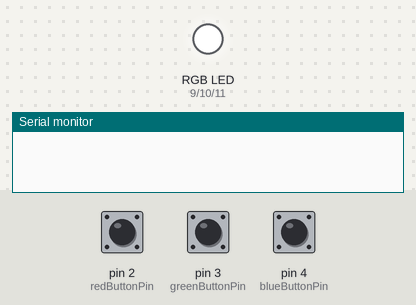
Bench run of a sketch on a simulated Arduino Uno, built with avr-gcc and run on an emulated ATmega328P. Shown: an RGB LED mixed from three pins (HIGH = lit), the last lines printed to the serial monitor. The test bench sets the inputs (shaded band); at power-on: pin 2 (redButtonPin) HIGH, pin 3 (greenButtonPin) HIGH, pin 4 (blueButtonPin) HIGH. Dim RGB values are drawn brighter than linear.

Above: at 1.2 s.
1.3 s: pin 2 (redButtonPin) pulled LOW for 1 s
At 3.4 s:
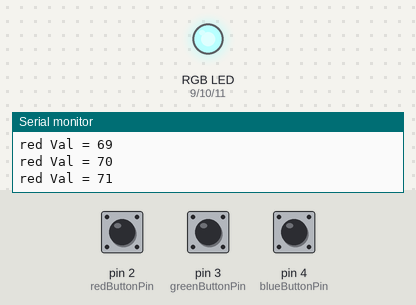
3.8 s: pin 3 (greenButtonPin) pulled LOW for 3.2 s
At 7.3 s:
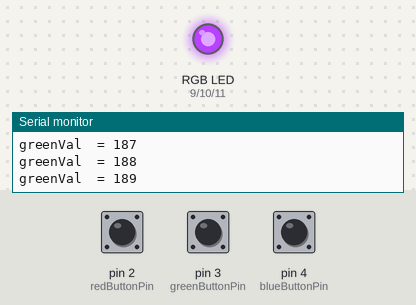
8.5 s: pin 4 (blueButtonPin) pulled LOW for 0.15 s
At 9.2 s:
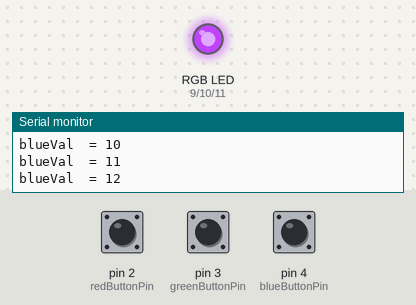
10.1 s: pin 3 (greenButtonPin) pulled LOW for 0.15 s
At 11.4 s:
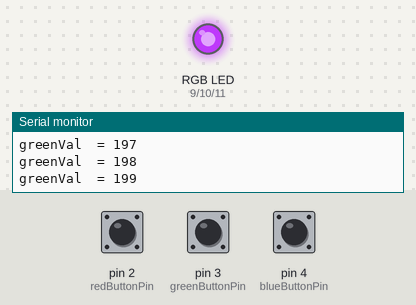
11.7 s: pin 4 (blueButtonPin) pulled LOW for 1 s
At 13.8 s:
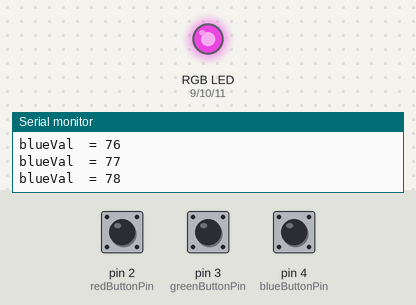
14.2 s: pin 2 (redButtonPin) pulled LOW for 3.2 s
Timing chart, 0 to 18.9 s (numbered marks = the images above; inputs shaded):
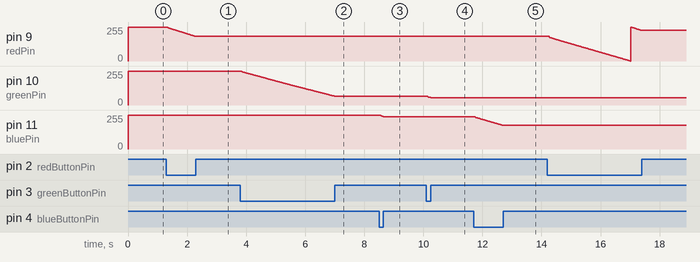

Measured:
- after the input at 1.3 s, pin 9 (redPin): moves from 255/255 to 184/255 over 0.94 s, starting after 0.05 s
- after the input at 3.8 s, pin 10 (greenPin): moves from 255/255 to 66/255 over 3.1 s, starting after 0.05 s
- after the input at 8.5 s, pin 11 (bluePin): 255/255 → 243/255 after 0.06 s
- after the input at 10.1 s, pin 10 (greenPin): 66/255 → 56/255 after 0.05 s
- after the input at 11.7 s, pin 11 (bluePin): moves from 243/255 to 177/255 over 0.95 s, starting after 0.05 s

The sketch:

RgbFade_Buttons_PWM.ino
```cpp
/***
 * This code controls the brightness of an RGB LED (common anode) using three buttons.
 * Each button controls one color: red, green, or blue. Pressing a button will cycle
 * the brightness of the corresponding color from fully on (255) to fully off (0),
 * by decrementing its brightness value.
 *
 * The following elements are defined:
 *
 * - Buttons: Three buttons are assigned to control red, green, and blue brightness individually.
 *   The buttons have a debounce mechanism to avoid unintended triggers due to signal noise.
 *
 * - RGB Pins: The RGB LED is connected to three PWM-capable pins, which are used to control
 *   the brightness of each color. The LED operates with a common anode, meaning the brightness
 *   decreases as the PWM value approaches 0 (full on).
 *
 * - Button Logic: When a button is pressed, the corresponding color value is decremented.
 *   Once the value reaches 0, it resets to 255 to continue the cycle.
 *
 * - Main Loop: The loop checks for button presses and adjusts the brightness accordingly using
 *   the `analogWrite()` function, which sets the PWM value for each color pin.
 */

const int bouncingDelay = 50; // 50 ms for debouncing

const int redButtonPin = 2;
const int greenButtonPin = 3;
const int blueButtonPin = 4;

const int redPin = 9;
const int greenPin = 10;
const int bluePin = 11;

int redVal = 0; // or can start with redVal = 255 and decrement directly
int greenVal = 0;
int blueVal = 0;

bool isPowerd = false;

void incrementRed();
void incrementGreen();
void incrementBlue();

struct Button
{
  int pin;
  int lastButtonReading;
  int lastButtonState;
  unsigned long bouncingTimer;
  // is trigger button or as long is pressed
  bool isTrigger;
  // function pointer
  void (*action)();
};

Button redButton = {redButtonPin, HIGH, HIGH, 0, false, incrementRed};
Button greenButton = {greenButtonPin, HIGH, HIGH, 0, false, incrementGreen};
Button blueButton = {blueButtonPin, HIGH, HIGH, 0, false, incrementBlue};

void setup()
{
  pinMode(redButtonPin, INPUT_PULLUP);
  pinMode(greenButtonPin, INPUT_PULLUP);
  pinMode(blueButtonPin, INPUT_PULLUP);

  pinMode(redPin, OUTPUT);
  pinMode(greenPin, OUTPUT);
  pinMode(bluePin, OUTPUT);

  analogWrite(redPin, 255 - redVal);
  analogWrite(greenPin, 255 - greenVal);
  analogWrite(bluePin, 255 - blueVal);

  Serial.begin(9600);
  while (!Serial)
    ;
}

void loop()
{
  // increase /decrease volume only when power is on
  checkButton(&redButton);
  checkButton(&greenButton);
  checkButton(&blueButton);
}

void incrementRed()
{
  redVal++;
  if (redVal > 255)
    redVal = 0;

  analogWrite(redPin, 255 - redVal);
  Serial.print("red Val = ");
  Serial.println(redVal);
}

void incrementGreen()
{
  greenVal++;
  if (greenVal > 255)
    greenVal = 0;

  analogWrite(greenPin, 255 - greenVal);
  Serial.print("greenVal  = ");
  Serial.println(greenVal);
}

void incrementBlue()
{
  blueVal++;
  if (blueVal > 255)
    blueVal = 0;

  analogWrite(bluePin, 255 - blueVal);
  Serial.print("blueVal  = ");
  Serial.println(blueVal);
}

void checkButton(Button *btn)
{
  int reading = digitalRead(btn->pin);
  if (reading != btn->lastButtonReading)
  {
    btn->bouncingTimer = millis();
    btn->lastButtonReading = reading;
  }

  if ((millis() - btn->bouncingTimer) > bouncingDelay)
  {
    if (btn->isTrigger)
    {
      if (reading != btn->lastButtonState)
      {
        btn->lastButtonState = reading;
        if (reading == LOW)
        {
          btn->action();
        }
        else
        {
          Serial.println("button released");
        }
      }
    }
    // if not trigger , check for continue pressing
    else
    {
      if (reading == LOW)
      {
        btn->action();
      }
    }
  }
}
```
